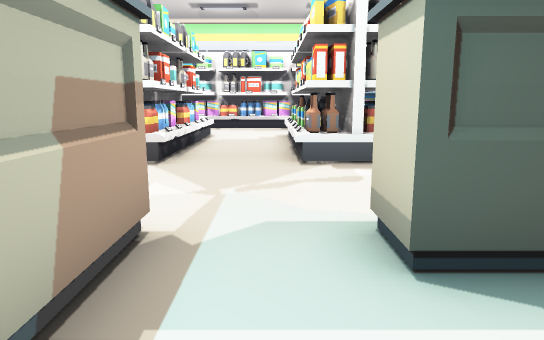
[1] (above)

21 first-person views from a walk through a 3-D level made in the Unity game engine. The camera is 1.2 m above the floor, tilts 10° down and sees 70° across. The floor is counted in squares, 1 m on a side. Each view is taken from the middle of a square. On the plan, view 1 faces up. The plan holds only what a view shows up to about 15 squares ahead; the rest is blank. The place goes on beyond the plan. The player is left out. Door leaves are left out, so doorways stand open. Some surface patterns are stand-ins.

[2]
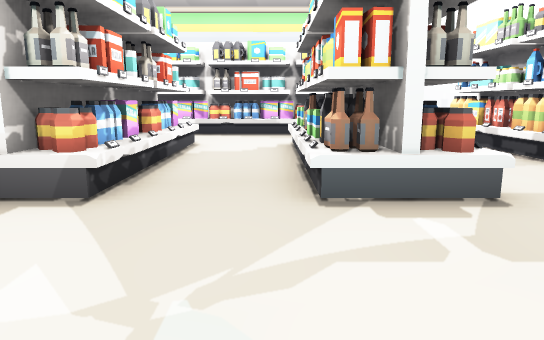

[3]
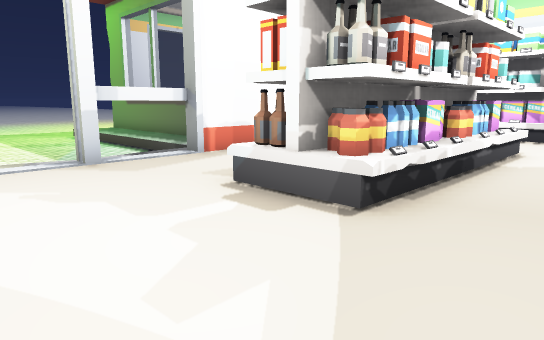

[4]
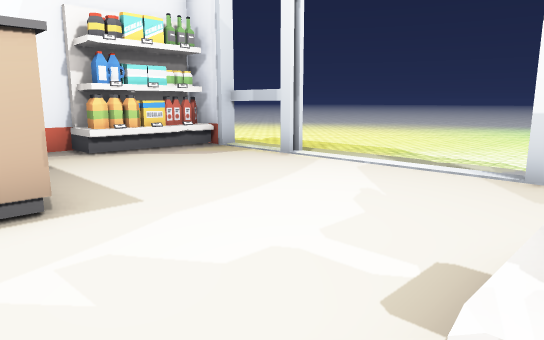

[5]
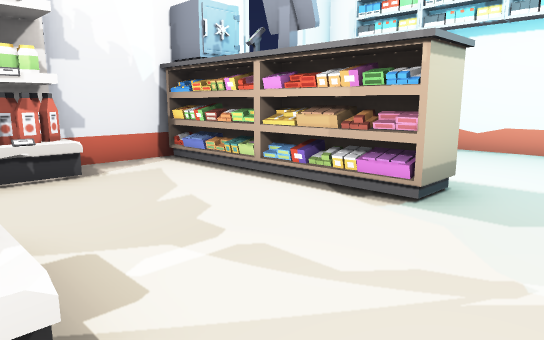

[6]
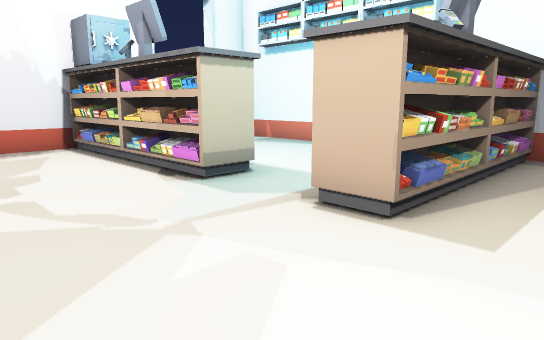

[7]
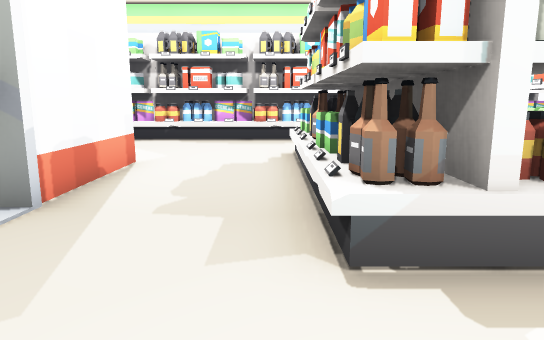

[8]
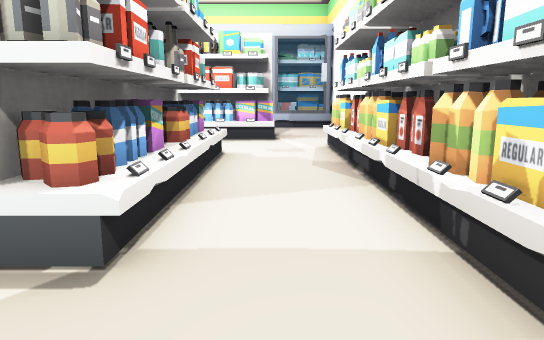

[9]
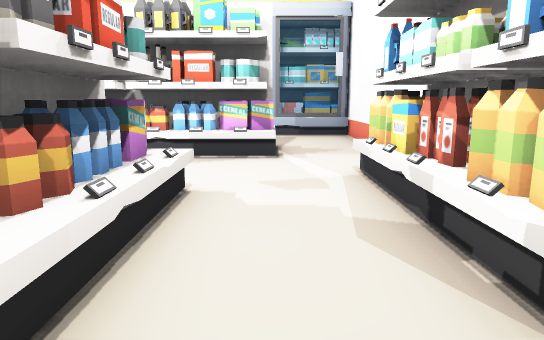

[10]
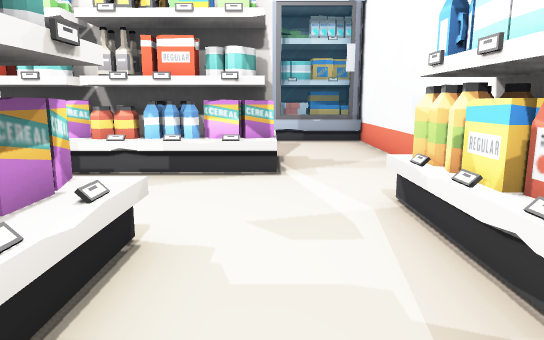

[11]
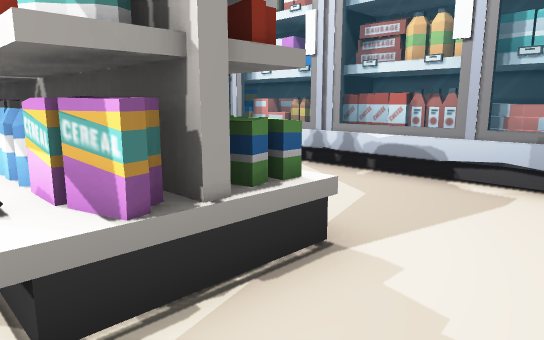

[12]
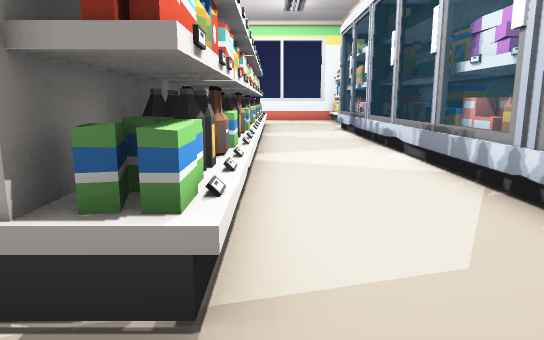

[13]
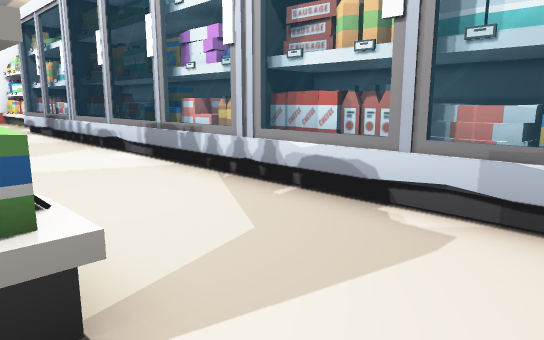

[14]
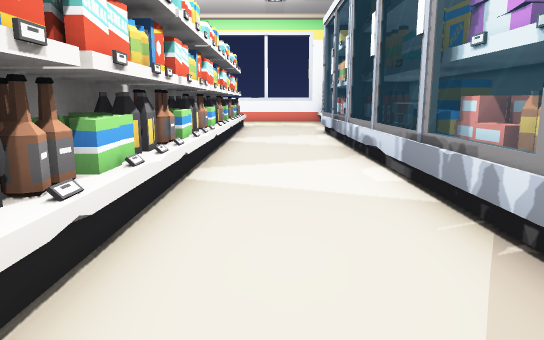

[15]
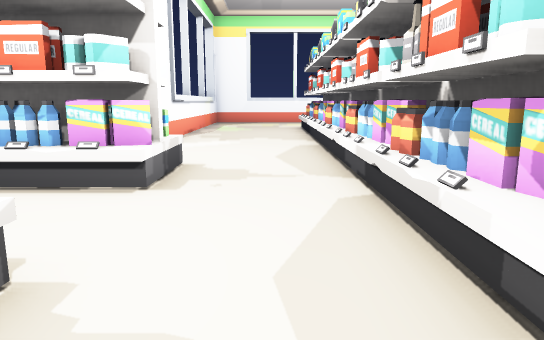

[16]
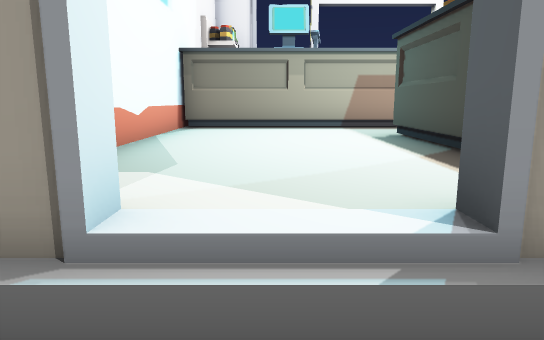

[17]
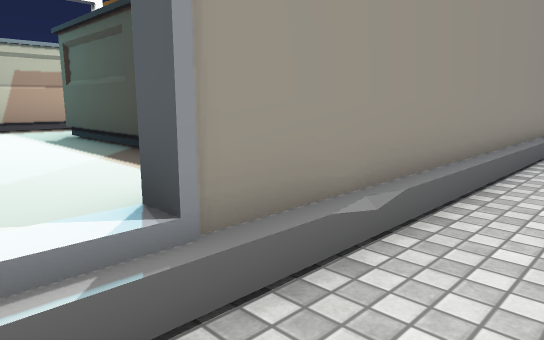

[18]
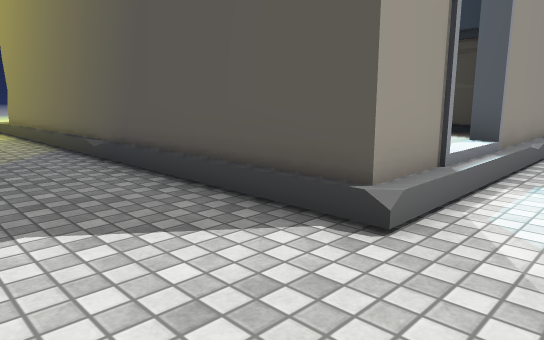

[19]
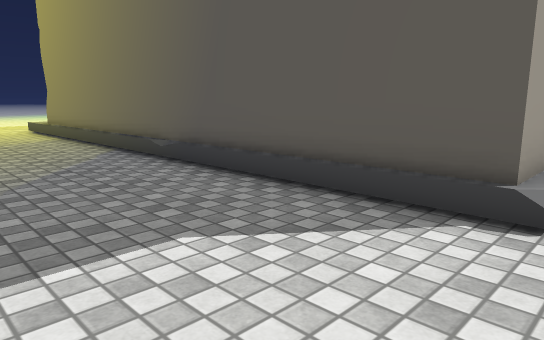

[20]
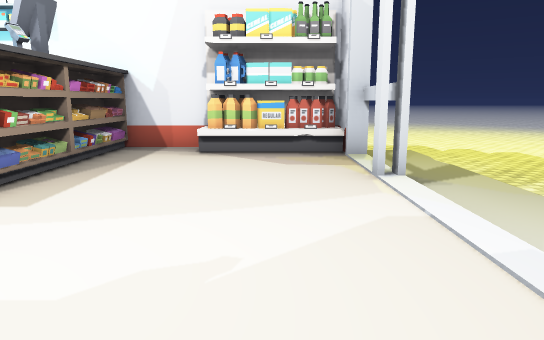

[21]
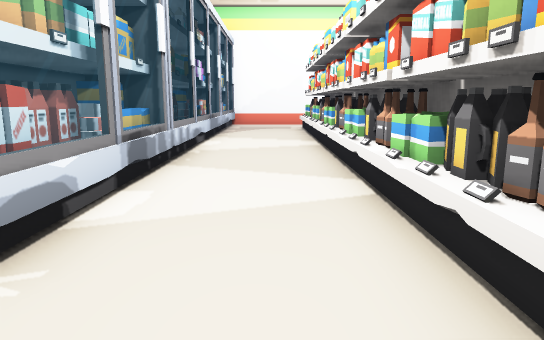

### Floor plan
Key: @ floor where view 1 was taken; # wall or solid block; x gap in a wall; . main floor; - floor 0.25 m lower than the main floor; _ floor 0.5 m lower than the main floor; / step, stairs or slope; D open door; = window, fence, low wall or low ledge; S shelf; O other object.
Columns run from 17 left of view 1 to 9 right of it. Each row starts with its distance up from view 1.
 25         OOO#OOOOOO OOOOO#
 24       OOOOOOOOOOOO OOOOO#
 23      OOOOOOOOOOOOOOOOOOO#
 22      ...................#
 21    . ...................#
 20      SSSSSSSSSSSSSSSSS..#
 19      SSSSSSSSSSSSSSSSS..#
 18     SSSSSSSSSSSSSSSSSS..#
 17      SSSSSSSSSSSSSSSSS..#
 16      ..................S#
 15      ..................S#
 14      ........SSS..SSS..S#
 13      #####...SSS..SSS..S#
 12     --   #...SSS..SSS..S#
 11    ---   #...SSS..SSS..S#
 10   ___    #...SSS..SSS..S#
  9  ____  /-x...SSS..SSS..S#
  8 _____  /-=...SSS..SSS..S#_
  7 _____  /-=.............S#_
  6    __  //D.............S#_
  5 _____  //D..............#_
  4 ______ //D..............#_
  3 ______ //D.....OO.OOOOOO#__
  2  ____  /-D.....OO.......#__
  1   ___ _/-=.....OO.......D_
  0    ____/-=.....OO@......D__
 -1     ___/-#SSSS.OO.......D_
 -2     ___/-#SSSS#OO########_
 -3    ____//################__
 -4    ____ ___________________
 -5   _____     ______________
 -6  ______          ________ _
 -7  ______               __ _

Positions as (right, up) in squares from view 1, and headings:
1: (0, 0), facing up
2: (0, 3), facing up
3: (0, 4), facing up-left
4: (-1, 8), facing down-left
5: (-1, 8), facing down-right
6: (-4, 7), facing down-right
7: (-5, 5), facing up
8: (4, 5), facing up
9: (4, 9), facing up
10: (4, 11), facing up
11: (6, 17), facing up-left
12: (6, 20), facing left
13: (6, 19), facing up-left
14: (4, 21), facing left
15: (3, 16), facing left
16: (9, 0), facing left
17: (9, 0), facing up-left
18: (9, -6), facing up-left
19: (8, -7), facing up-left
20: (-6, 8), facing down
21: (-14, 21), facing right
